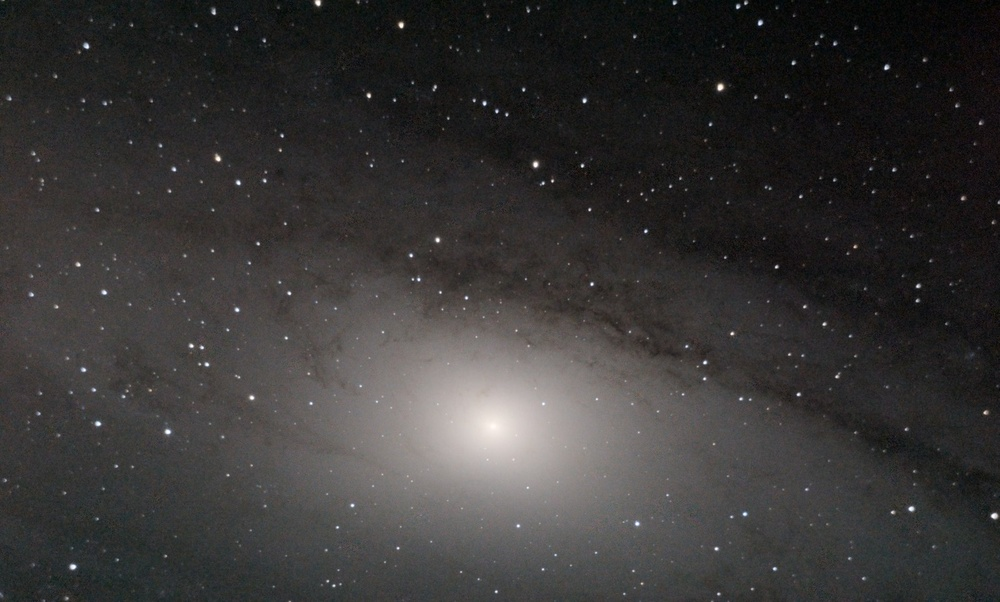
#> input picture observations/2026-10-03/images/andromeda-core-1600.jpg, 1000 x 602 px, shrunk from 1600 x 964 before the run
$ python skycheck.py ../../../../observations/2026-10-03/images/andromeda-core-1600.jpg
#> lines starting #> are read from the running program, lines starting #| are printed output that depends on the picture; after the words box and inside, x2 and y2 are one past the last pixel; in counts of white or black regions, pixels touching at a corner belong together
"""How neutral is the dark sky of a picture? Median R, G, B of its darkest parts (two bands), and of the whole.
Usage: skycheck.py picture.png [more.png ...]"""
import sys, numpy as np, cv2
for f in sys.argv[1:]:
    im = cv2.imread(f, cv2.IMREAD_COLOR)[..., ::-1].astype(np.float32); have = im.max(2) > 0
#> after `have = im.max(2) > 0`:
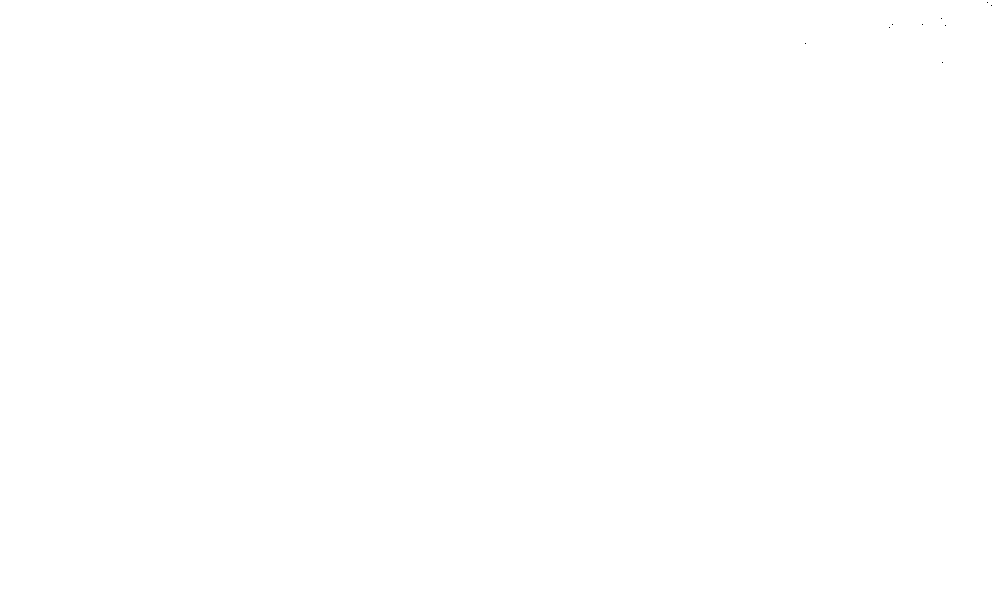
#> have: shape (602, 1000) bool; 100% white; black in thin lines or dots, all inside (x1, y1, x2, y2) = (805, 2, 992, 63)
    Y = im @ np.array([0.2126, 0.7152, 0.0722], np.float32); out = []
    for lo, hi in ((0, 10), (10, 40)):
        a, b = np.percentile(Y[have], [lo, hi]); m = have & (Y >= a) & (Y <= b)
        r, g, bl = [float(np.mean(im[..., c][m])) for c in range(3)]
        out.append("darkest %2d-%2d%%: R %5.1f G %5.1f B %5.1f (R-G %+5.1f, B-G %+5.1f)" % (lo, hi, r, g, bl, r - g, bl - g))
#> this loop made 2 passes
#> (a, b, r, g, bl) on passes 1 to 2: (0.144, 17.93, 13.38, 13.19, 13.12), (17.93, 41.23, 28.6, 28.13, 27.91)
#> pass 1, `m = have & (Y >= a) & (Y <= b)`:
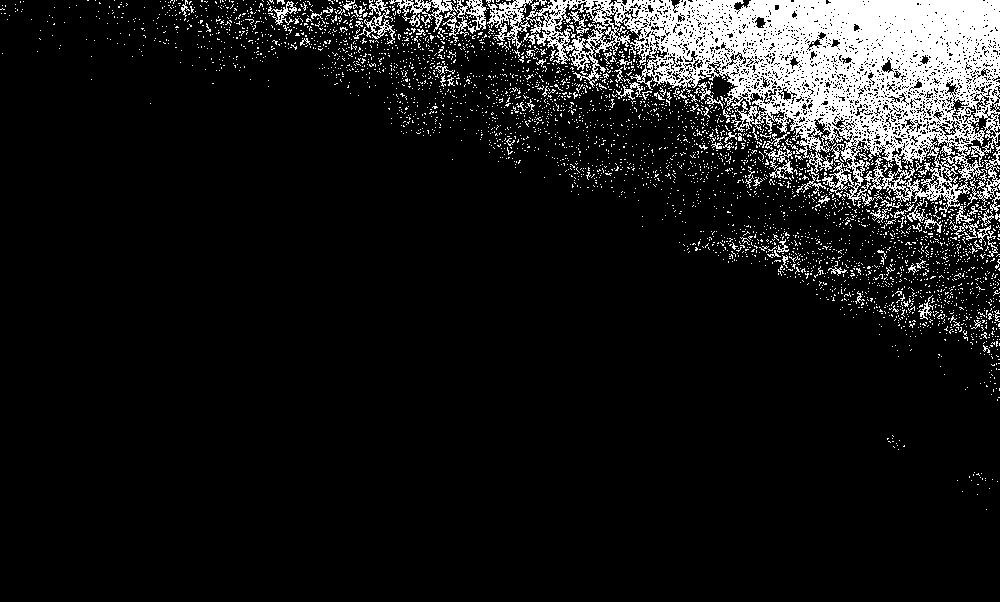
#> m: shape (602, 1000) bool; 10.1% white; 3652 white regions (3564 under 20 px), largest, box (x1, y1, x2, y2) and area: (486, 0, 1000, 226) 45287, (389, 0, 487, 36) 1241, (353, 0, 395, 44) 472
#> pass 2, `m = have & (Y >= a) & (Y <= b)`:
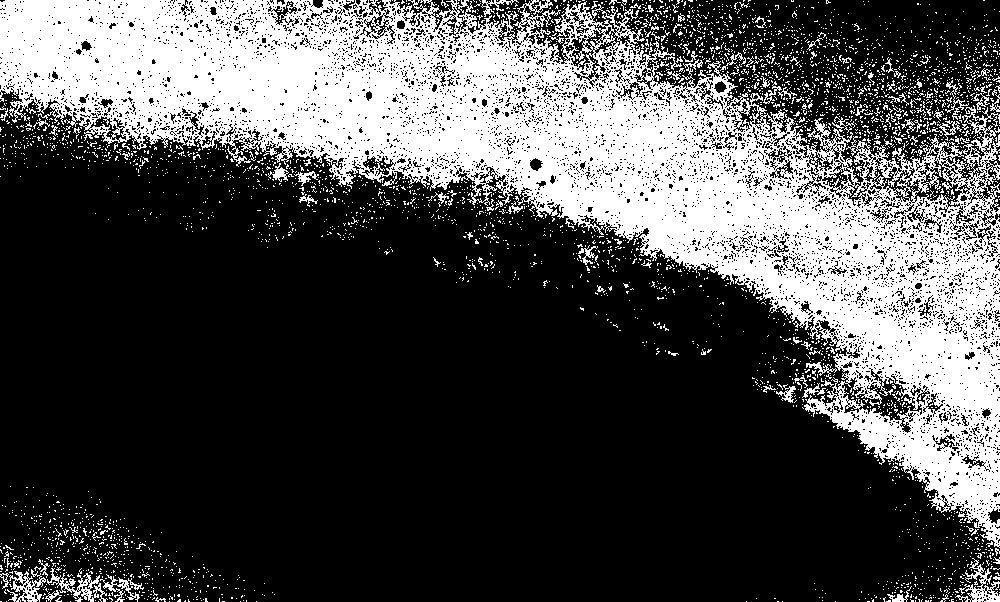
#> m: shape (602, 1000) bool; 30% white; 3788 white regions (3679 under 20 px), largest, box (x1, y1, x2, y2) and area: (0, 0, 1000, 548) 163613, (955, 558, 1000, 602) 667, (47, 568, 108, 602) 629
#> after the loop, out = 2 items
    print("%-28s %s | %s" % (f.split("/")[-1], out[0], out[1]))
#| andromeda-core-1600.jpg      darkest  0-10%: R  13.4 G  13.2 B  13.1 (R-G  +0.2, B-G  -0.1) | darkest 10-40%: R  28.6 G  28.1 B  27.9 (R-G  +0.5, B-G  -0.2)

$ run again, on observations/2026-10-03/images/andromeda-mosaic-1600.jpg
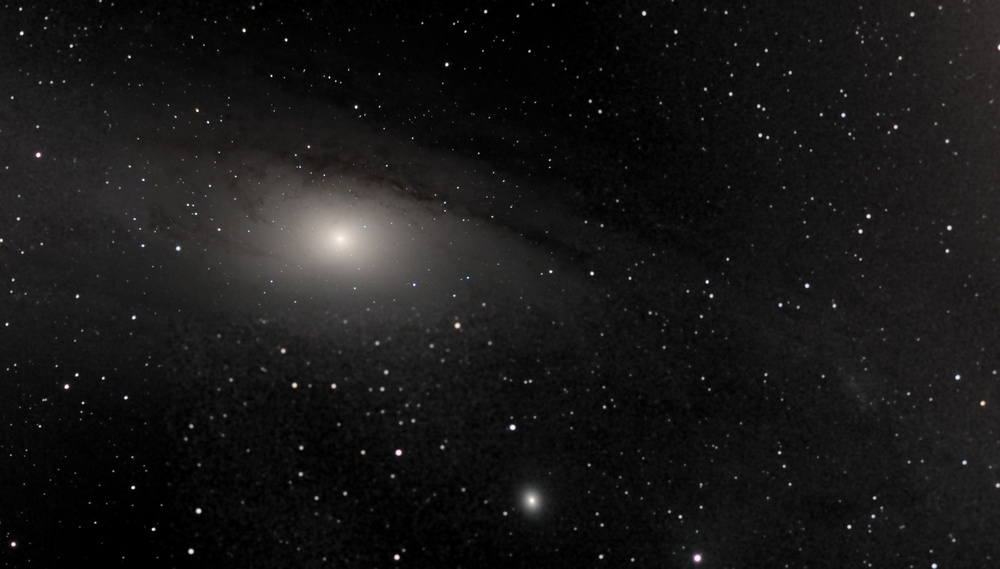
#> input picture observations/2026-10-03/images/andromeda-mosaic-1600.jpg, 1000 x 569 px, shrunk from 1600 x 910 before the run
#> `have = im.max(2) > 0`:
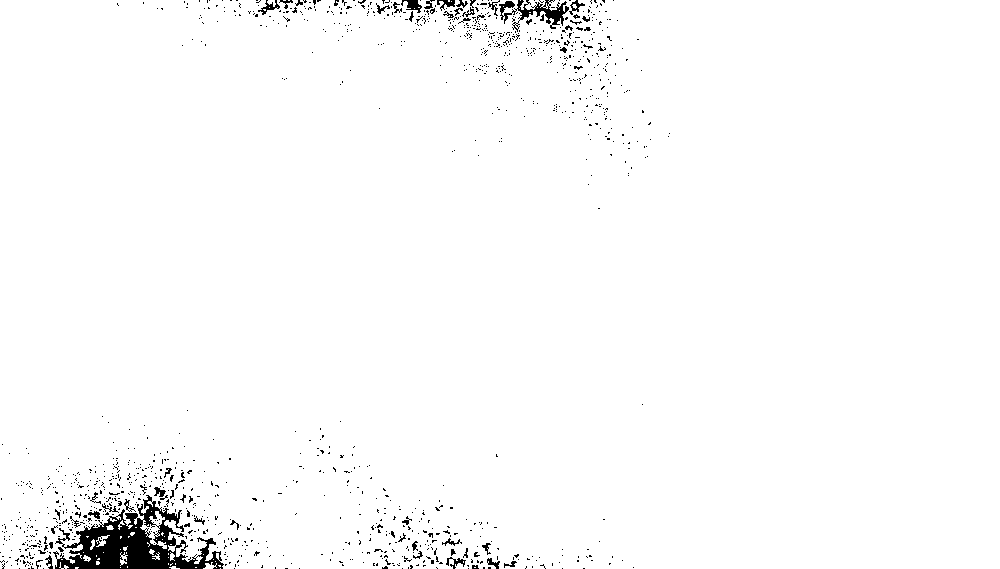
#> have: shape (569, 1000) bool; 98% white; 1214 black regions (1161 under 20 px), largest, box (x1, y1, x2, y2) and area: (53, 495, 224, 569) 5185, (499, 0, 569, 32) 771, (401, 0, 422, 13) 139
#> the loop `for lo, hi in ((0, 10), (10, 40)):` made 2 passes
#> (a, b, r, g, bl) on passes 1 to 2: (0.144, 5, 3.1, 3.09, 3.09), (5, 16, 10.69, 10.69, 10.69)
#> pass 2, `m = have & (Y >= a) & (Y <= b)`:
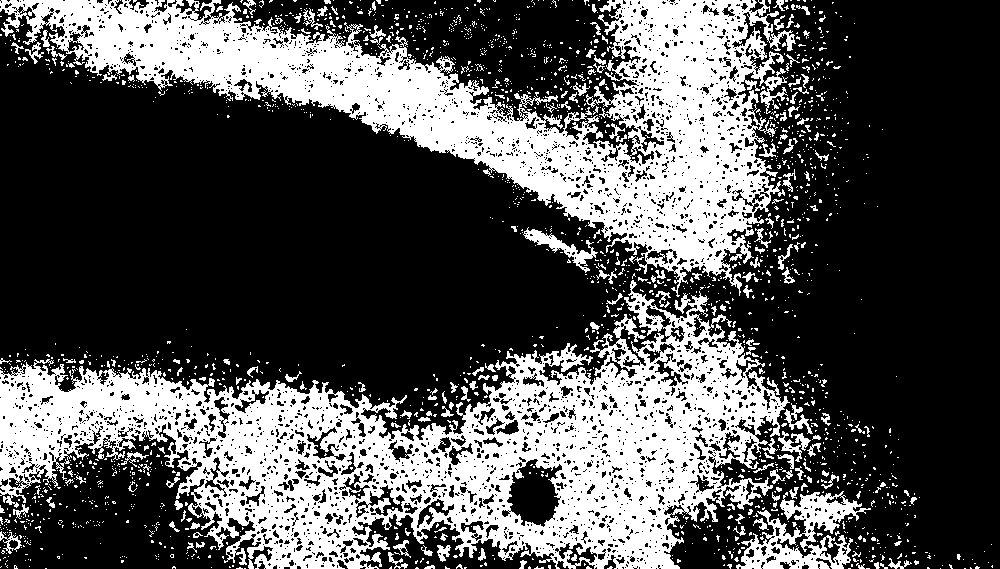
#> m: shape (569, 1000) bool; 32.5% white; 1973 white regions (1785 under 20 px), largest, box (x1, y1, x2, y2) and area: (0, 280, 790, 569) 91390, (0, 0, 796, 297) 72810, (736, 491, 871, 569) 4342
#> after the loop `for lo, hi in ((0, 10), (10, 40)):`: out = 2 items
#| andromeda-mosaic-1600.jpg    darkest  0-10%: R   3.1 G   3.1 B   3.1 (R-G  +0.0, B-G  +0.0) | darkest 10-40%: R  10.7 G  10.7 B  10.7 (R-G  +0.0, B-G  -0.0)

$ run again, on observations/2026-10-03/images/andromeda-mosaic-frames-1600.jpg
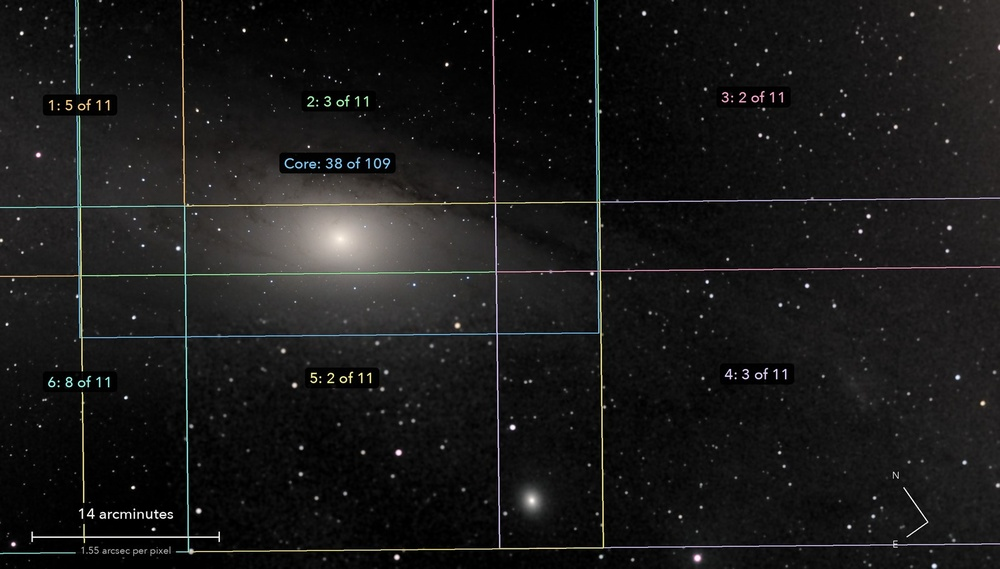
#> input picture observations/2026-10-03/images/andromeda-mosaic-frames-1600.jpg, 1000 x 569 px, shrunk from 1600 x 910 before the run
#> `have = im.max(2) > 0`:
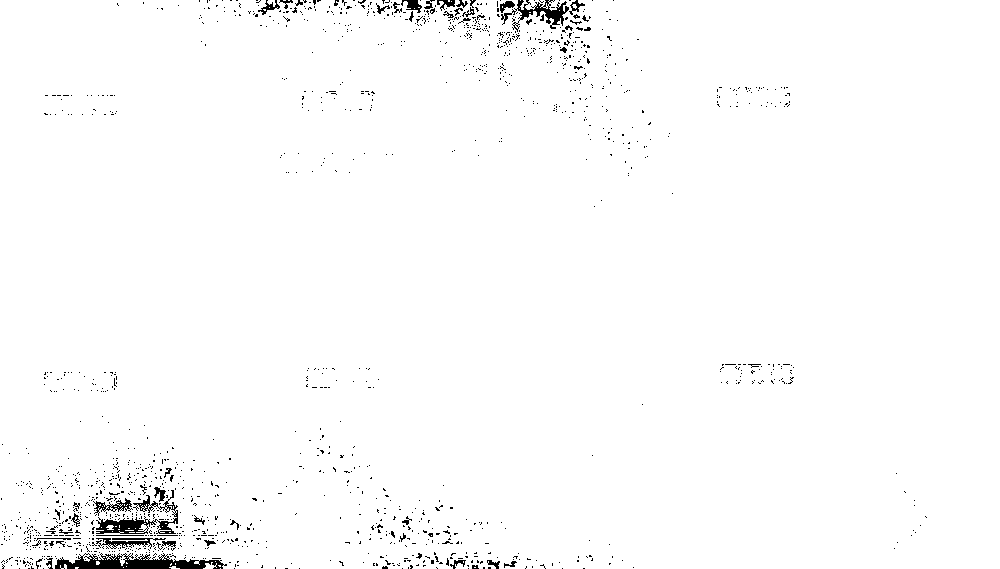
#> have: shape (569, 1000) bool; 98.4% white; 1484 black regions (1433 under 20 px), largest, box (x1, y1, x2, y2) and area: (55, 553, 227, 569) 1546, (96, 490, 178, 534) 1013, (501, 0, 569, 32) 678
#> the loop `for lo, hi in ((0, 10), (10, 40)):` made 2 passes
#> (a, b, r, g, bl) on passes 1 to 2: (0.144, 4, 2.59, 2.39, 2.57), (4, 15.14, 9.61, 9.61, 9.63)
#> pass 2, `m = have & (Y >= a) & (Y <= b)`:
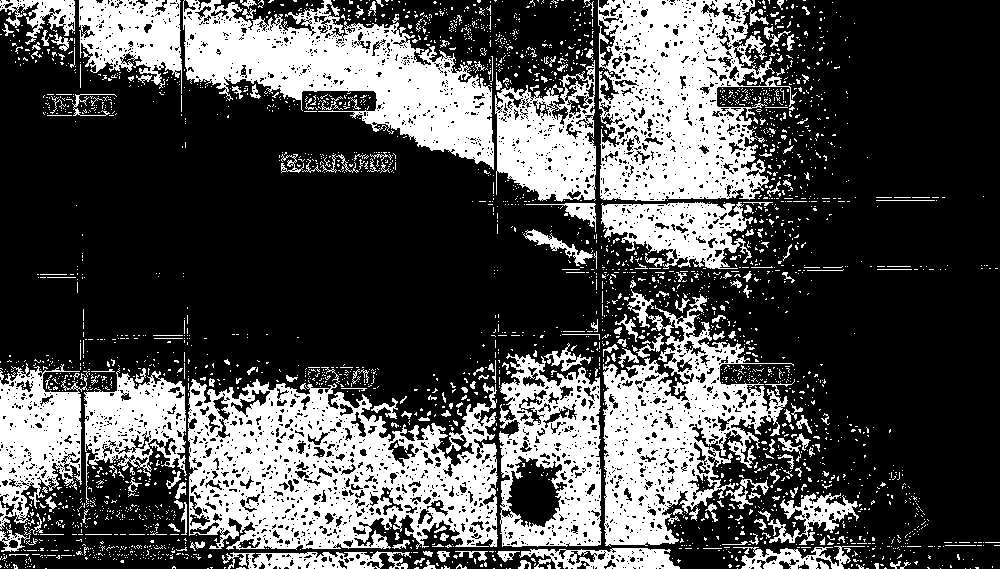
#> m: shape (569, 1000) bool; 31.4% white; 2880 white regions (2653 under 20 px), largest, box (x1, y1, x2, y2) and area: (188, 379, 498, 550) 32905, (598, 0, 795, 201) 24974, (183, 0, 494, 170) 23032
#> after the loop `for lo, hi in ((0, 10), (10, 40)):`: out = 2 items
#| andromeda-mosaic-frames-1600.jpg darkest  0-10%: R   2.6 G   2.4 B   2.6 (R-G  +0.2, B-G  +0.2) | darkest 10-40%: R   9.6 G   9.6 B   9.6 (R-G  -0.0, B-G  +0.0)
